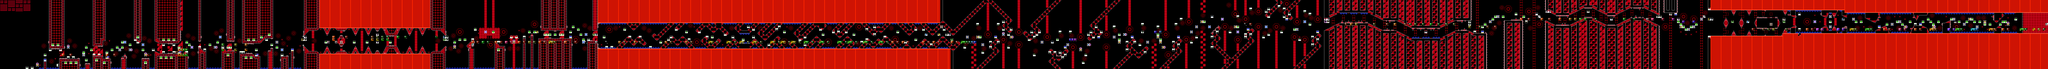

Tiled map render using the project's own tile images. Description and the map definition, with tile-layer contents summarised, below:
An orthogonal 795x27 tile map with 16x16 px tiles, 2 tile layers (SP, ...), 2 tilesets, 2 image layers.

<map version="1.10" tiledversion="1.11.2" orientation="orthogonal" renderorder="right-down" width="795" height="27" tilewidth="16" tileheight="16" infinite="0" nextlayerid="5" nextobjectid="1">
 <editorsettings>
  <chunksize width="16" height="27" />
  <export target="../LEVELS/LEVEL DATA/cataclysm.csv" format="csv" />
 </editorsettings>
 <tileset firstgid="1" name="famidash" tilewidth="16" tileheight="16" tilecount="256" columns="16">
  <image source="../../../GRAPHICS/famidash Red.bmp" width="256" height="256" />
 </tileset>
 <tileset firstgid="257" name="sprites" tilewidth="16" tileheight="16" tilecount="256" columns="16">
  <image source="../../../GRAPHICS/sprites.png" width="256" height="256" />
 </tileset>
 <imagelayer id="3" name="Image Layer 1" parallaxx="0.9" parallaxy="0.9" repeatx="1" repeaty="1">
  <image source="../../../GRAPHICS/Old/parallax Red.bmp" width="144" height="72" />
 </imagelayer>
 <imagelayer id="4" name="Image Layer 2" offsetx="0" offsety="432" repeatx="1">
  <image source="../../../GRAPHICS/ground Red.bmp" width="64" height="128" />
 </imagelayer>
 <layer id="1" width="795" height="27">
  <data>[21465 cells, 13777 non-empty, 119 distinct tile ids]</data>
 </layer>
 <layer id="2" name="SP" width="795" height="27">
  <data>[21465 cells, 614 non-empty, 83 distinct tile ids]</data>
 </layer>
</map>
